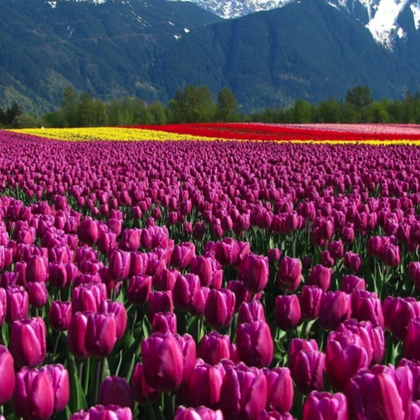
%> input picture HW5/flower.png, 420 x 420 px, shrunk from 1494 x 1494 before the run
$ octave median.m   (GNU Octave 9; MATLAB toolbox functions it lacks are replaced by stand-ins)
%> lines starting %> are read from the running program, lines starting %| are printed output that depends on the picture
I = imread('flower.png');
%> I is the input picture: size 420x420x3 uint8; mean R, G, B 101.4, 51.8, 85.2
Im = rgb2gray(I);
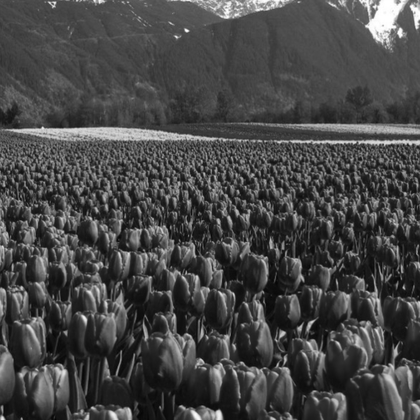
%> Im: size 420x420 uint8; min 4, max 255, mean 70.5

noisy = imnoise(Im, 'salt & pepper', 0.1);
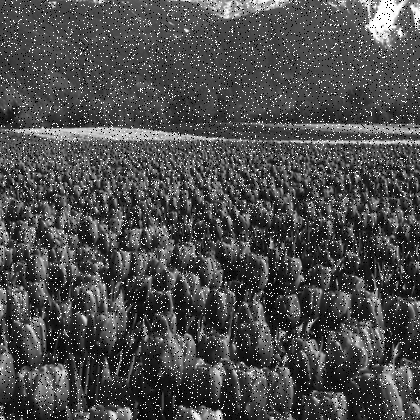
%> noisy: size 420x420 uint8; min 0, max 255, mean 76.2

[m, n] = size(noisy);
%> m = 420; n = 420
ouput = zeros(m, n);
%> (the run ends here)
